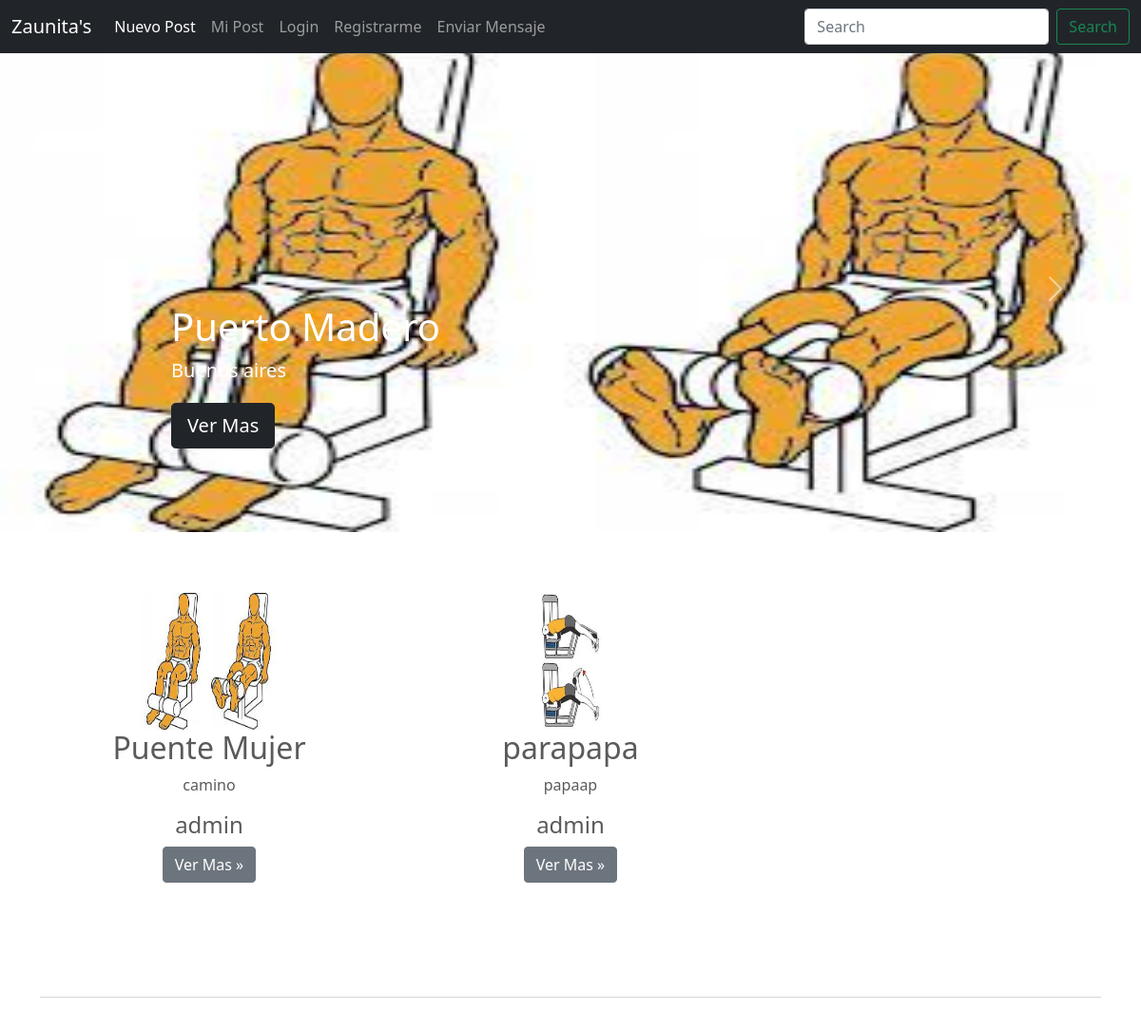
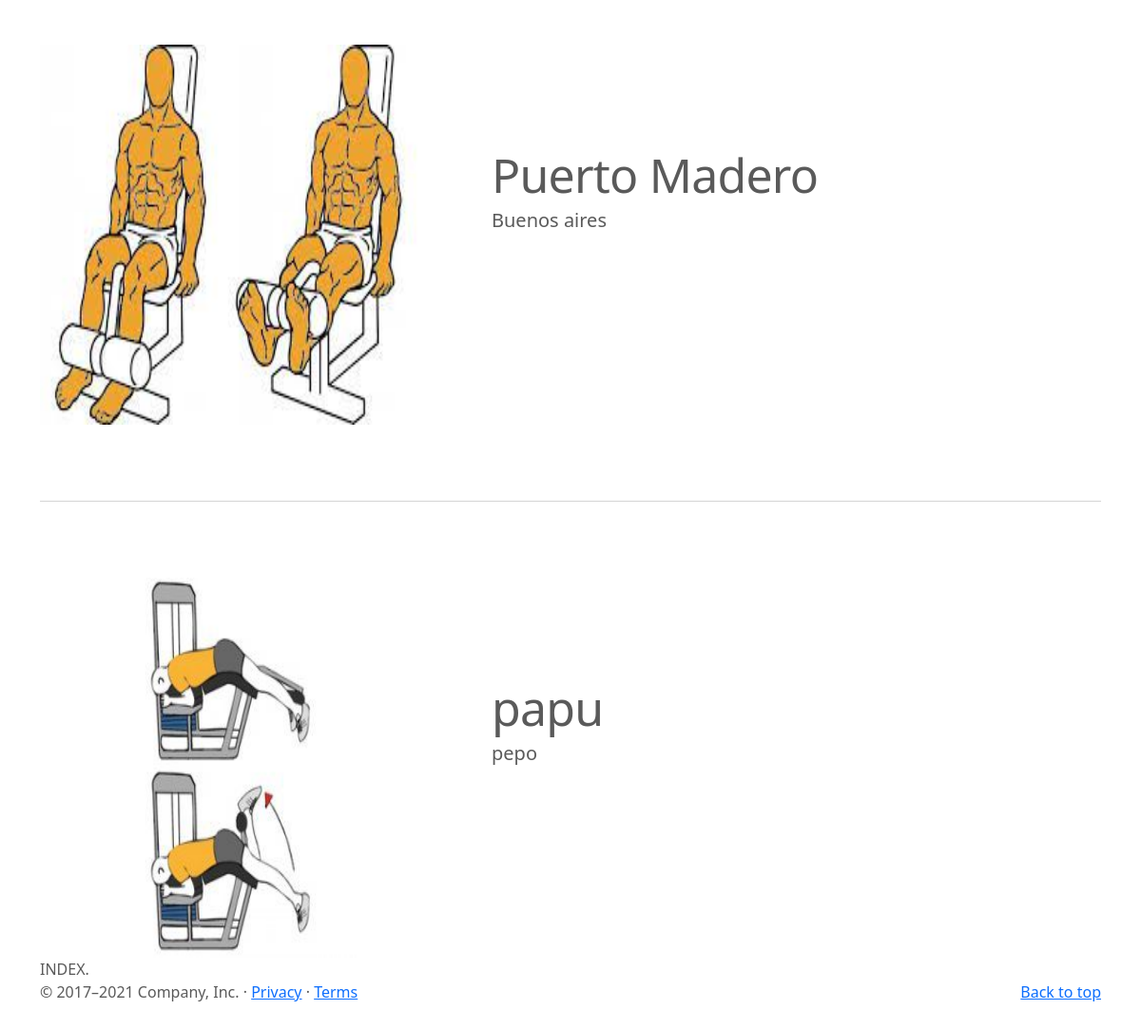
The page / on the database its author committed (2 pictures, top to bottom).
### SocialTravel/models.py (models this page shows, shortened)
class Post(models.Model):
    carousel_caption_title = models.CharField(max_length=30)
    carousel_caption_description = models.CharField(max_length=80)
    heading = models.CharField(max_length=15)
    description = models.CharField(max_length=120)
    publisher = models.ForeignKey(to=User, on_delete=models.CASCADE, related_name="publisher")
    imagen = models.ImageField(upload_to="posts", null=True, blank=True)

### SocialTravel/views.py (the view)
# urls.py: path('', index, name="index"),
def index(request):
    context = {
        "posts": Post.objects.all()
    }
    return render(request, "SocialTravel/index.html", context)

### SocialTravel/templates/SocialTravel/index.html (shortened to what this page needs)
{% extends 'SocialTravel/base.html' %}
{% block main %}
<main>
  <div id="myCarousel" class="carousel slide" data-bs-ride="carousel">
    <div class="carousel-inner">
        {% for post in posts %}
          {% if forloop.first %}
            <div class="carousel-item active">
          {% else %}
              <div class="carousel-item">
          {% endif %}
            <img src="{{post.imagen.url}}">
            <div class="container">
              <div class="carousel-caption text-start">
                <h1>{{post.carousel_caption_title}}</h1>
                <p>{{post.carousel_caption_description}}</p>
                <p><a class="btn btn-lg btn-dark" href="{% url 'post-detail' post.id %}">Ver Mas</a></p>
              </div>
            </div>
          </div>
        {% endfor %}
    </div>
    <button class="carousel-control-prev" type="button" data-bs-target="#myCarousel" data-bs-slide="prev">
      <span class="carousel-control-prev-icon" aria-hidden="true"></span>
    </button>
    <button class="carousel-control-next" type="button" data-bs-target="#myCarousel" data-bs-slide="next">
      <span class="carousel-control-next-icon" aria-hidden="true"></span>
    </button>
  </div>
  <div class="container marketing">
    <div class="row">
    {% for post in posts %}
      <div class="col-lg-4">
        <img src="{{post.imagen.url}}" height="144" width="144">
        <h2>{{post.heading}}</h2>
        <p>{{post.description}}</p>
        <h4>{{post.publisher.username}}</h4>
        <p><a class="btn btn-secondary" href="{% url 'post-detail' post.id %}">Ver Mas »</a></p>
      </div>
    {% endfor %}
    </div>
    {% for post in posts %}
    <hr class="featurette-divider">
    <div class="row featurette">
      <div class="col-md-7 order-md-2">
        <h2 class="featurette-heading">{{post.carousel_caption_title}}</h2>
        <p class="lead">{{post.carousel_caption_description}}</p>
      </div>
      <div class="col-md-5 order-md-1">
          <img src="{{post.imagen.url}}" height="400" width="400">
      </div>
    </div>
    {% endfor %}
    INDEX.
  </div>
{% endblock %}

### SocialTravel/static/SocialTravel/css/carousel.css (style rules this page uses)
body { padding-top: 3rem; padding-bottom: 3rem; color: #5a5a5a; }
.carousel { margin-bottom: 4rem; }
.carousel-caption { bottom: 3rem; z-index: 10; }
.carousel-item { height: 32rem; }
.carousel-item > img { position: absolute; top: 0; left: 0; min-width: 100%; height: 32rem; }
.marketing .col-lg-4 { margin-bottom: 1.5rem; text-align: center; }
.marketing h2 { font-weight: 400; }
.marketing .col-lg-4 p { margin-right: .75rem; margin-left: .75rem; }
.featurette-divider { margin: 5rem 0; }
.featurette-heading { font-weight: 300; line-height: 1; letter-spacing: -.05rem; }
@media (min-width: 40em) { .carousel-caption p { margin-bottom: 1.25rem; font-size: 1.25rem; line-height: 1.4; } }
@media (min-width: 40em) { .featurette-heading { font-size: 50px; } }
@media (min-width: 62em) { .featurette-heading { margin-top: 7rem; } }

### rows shown on the page
Post: imagen (picture), carousel_caption_title "Puerto Madero", carousel_caption_description "Buenos aires", heading "Puente Mujer", description "camino", publisher.username "admin"
Post: imagen (picture), heading "parapapa", description "papaap", publisher.username "admin", carousel_caption_title "papu", carousel_caption_description "pepo"
